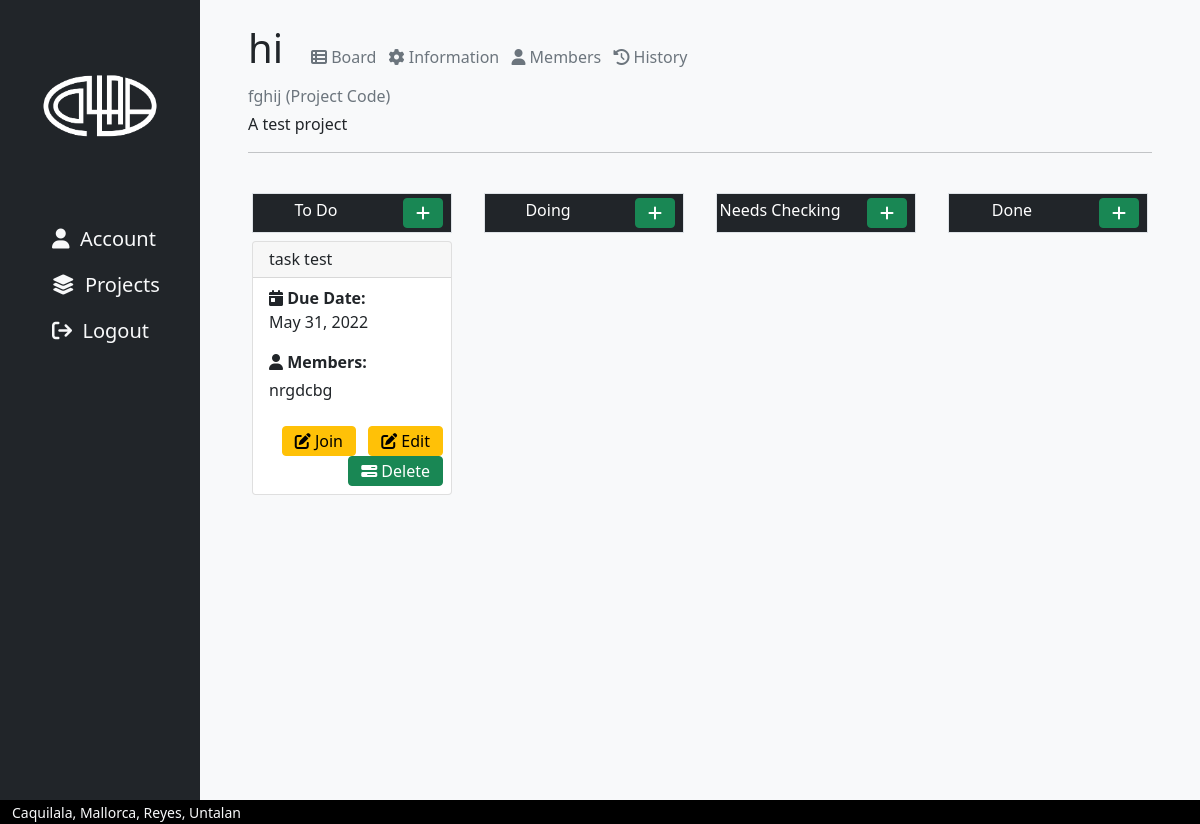
Screenshot of /project/11/ (signed in) with the database file from the repository.
### collabapp/models.py (models this page shows, shortened)
class Project(models.Model):
    code = models.CharField(max_length=255, null=True)
    owner = models.ForeignKey(User, on_delete=models.CASCADE, null = True)
    title = models.CharField(max_length=100, null=True)
    description = models.CharField(max_length=1000, null=True)
    creation_date = models.DateTimeField(auto_now_add=True, null=True)

class Task(models.Model):
    STATUS = (
        ('To-Do', 'To-Do'),
        ('Doing', 'Doing'),
        ('Need Checking', 'Need Checking'),
        ('Done', 'Done')
    )
    name = models.CharField(max_length=100, null=True)
    due_date = models.DateField()
    status = models.CharField(max_length=100, choices=STATUS, default = "To-Do")
    project = models.ForeignKey(Project, on_delete=models.CASCADE, related_name="tasks", null=True)
    @property
    def getMembers(self):
        task = self.task_members.all()
        t = list(task)
        return t

class Profile(models.Model):
    user = models.OneToOneField(User, blank=True, on_delete=models.CASCADE)
    name = models.CharField(max_length=100, null=True)
    contact = models.CharField(max_length=100, null=True)
    projects = models.ManyToManyField(Project, related_name= "members", blank=True)
    tasks = models.ManyToManyField(Task, related_name= "task_members", blank=True)

### collabapp/views.py (the view)
# urls.py: path('project/<int:id>/', views.projectPage, name='projectPage'),
@login_required(login_url='loginPage')
def projectPage(request, id):
    project = Project.objects.get(id=id)
    tasks_to_do = Task.objects.filter(project__id=project.id).filter(status="To-Do")
    ttd = list(tasks_to_do)
    tasks_doing = Task.objects.filter(project__id=project.id).filter(status="Doing")
    td = list(tasks_doing)
    tasks_needs_checking = Task.objects.filter(project__id=project.id).filter(status="Need Checking")
    tnc = list(tasks_needs_checking)
    tasks_done = Task.objects.filter(project__id=project.id).filter(status="Done")
    tdn = list(tasks_done)
    context = {'project':project, 'tasks_to_do': ttd, 'tasks_doing': td, "tasks_needs_checking": tnc, "tasks_done": tdn}
    return render(request, 'collabapp/project-home.html', context)

### collabapp/templates/collabapp/project-home.html (shortened to what this page needs)
<!DOCTYPE html>
<html lang="en">
<head>
   {% include 'collabapp/head-modules.html' %}
</head>
<body>
    <div class="container-fluid bg-warning h-100">
        <div class="row min-vh-100">
            {% include 'collabapp/navbar.html' %}
            <div class="col-10 min-vh-100 px-5 py-4 bg-light">
                {% include 'collabapp/project-header.html' %}
                <p class="text-muted my-1">{{project.code}} (Project Code)</p>
                <p>{{project.description}}</p>
                <hr>
                <br>
                <div class="row justify-content-center">
                    <div class="col mx-3 px-0" style="max-width:250px;">
                       <div class="border py-1 bg-dark text-white">
                            <div class="row align-items-center">
                                <div class="col text-center align-self-end">
                                    <h6>To Do</h6>
                                </div>
                                <div class="col-auto">
                                    <div class="text-end">
                                        <a class="btn btn-success lh-1 me-2" href="{% url 'taskAddPage' project.id %}"><i class="fa-solid fa-plus"></i></a>
                                    </div>
                                </div>
                            </div>
                        </div>
                        {% for task in tasks_to_do %}
                            <div class="card my-2">
                                <div class="card-header px-3 py-1">
                                    <h6 class="my-1">{{task.name}}</h6>
                                </div>
                                <div class="card-body px-3 py-2 mb-3">
                                    <b><i class="fa-solid fa-calendar-day"></i> Due Date:</b><p>{{task.due_date}}</p>
                                    <b><i class="fa-solid fa-user mb-2"></i> Members:</b><br>
                                    {% for member in task.getMembers %}
                                        {{member.name}}
                                    {% endfor %}
                                </div>
                                <div class="text-end mb-2">
                                    <a class="btn btn-warning fs-6 lh-1 me-2" href="{% url 'joinTask' task.id %}"><i class="fa-solid fa-pen-to-square"></i> Join</a>
                                    <a class="btn btn-warning fs-6 lh-1 me-2" href="{% url 'taskEditPage' project.id task.id %}"><i class="fa-solid fa-pen-to-square"></i> Edit</a>
                                    <a class="btn btn-success fs-6 lh-1 me-2" href="{% url 'deleteTask' task.id %}"><i class="fa-solid fa-bars-progress"></i> Delete</a>
                                </div>
                            </div>
                        {% endfor %}
                    </div>
                    <div class="col mx-3 px-0" style="max-width:250px;">
                        <div class="border py-1 bg-dark text-white">
                             <div class="row align-items-center">
                                 <div class="col text-center align-self-end">
                                     <h6>Doing</h6>
                                 </div>
                                 <div class="col-auto">
                                     <div class="text-end">
                                         <a class="btn btn-success lh-1 me-2" href="{% url 'taskAddPage' project.id %}"><i class="fa-solid fa-plus"></i></a>
                                     </div>
                                 </div>
                             </div>
                         </div>
                     </div>
                    <div class="col mx-3 px-0" style="max-width:250px;">
                        <div class="border py-1 bg-dark text-white">
                             <div class="row align-items-center">
                                 <div class="col text-center align-self-end">
                                     <h6>Needs Checking</h6>
                                 </div>
                                 <div class="col-auto">
                                     <div class="text-end">
                                         <a class="btn btn-success lh-1 me-2" href="{% url 'taskAddPage' project.id %}"><i class="fa-solid fa-plus"></i></a>
                                     </div>
                                 </div>
                             </div>
                         </div>
                     </div>
                    <div class="col mx-3 px-0" style="max-width:250px;">
                        <div class="border py-1 bg-dark text-white">
                             <div class="row align-items-center">
                                 <div class="col text-center align-self-end">
                                     <h6>Done</h6>
                                 </div>
                                 <div class="col-auto">
                                     <div class="text-end">
                                         <a class="btn btn-success lh-1 me-2" href="{% url 'taskAddPage' project.id %}"><i class="fa-solid fa-plus"></i></a>
                                     </div>
                                 </div>
                             </div>
                         </div>
                     </div>
                </div>
            </div>
            {% include 'collabapp/footer.html' %}
        </div>
    </div>
</body>
</html>

### collabapp/templates/collabapp/project-header.html
<div class="row row-cols-auto align-items-baseline">
    <div class="col">
        <h1>{{project.title}}</h1>
    </div>
    <div class="col">
        <a class="fs-6 mx-1 text-decoration-none text-muted" href="{% url 'projectPage' project.id %}"><i class="fa-solid fa-table-list"></i> Board</a>
        <a class="fs-6 mx-1 text-decoration-none text-muted" href="{% url 'projectInfoPage' project.id %}"><i class="fa-solid fa-gear"></i> Information</a>
        <a class="fs-6 mx-1 text-decoration-none text-muted" href="{% url 'projectMembersPage' project.id %}"><i class="fa-solid fa-user"></i> Members</a>
        <a class="fs-6 mx-1 text-decoration-none text-muted" href="{% url 'projectHistoryPage' project.id %}"><i class="fa-solid fa-clock-rotate-left"></i> History</a>
    </div>
</div>

### rows the page displays
Project: title "hi", code "fghij", description "A test project"
Task: name "task test", due_date "May 31, 2022"
Profile: name "nrgdcbg"
